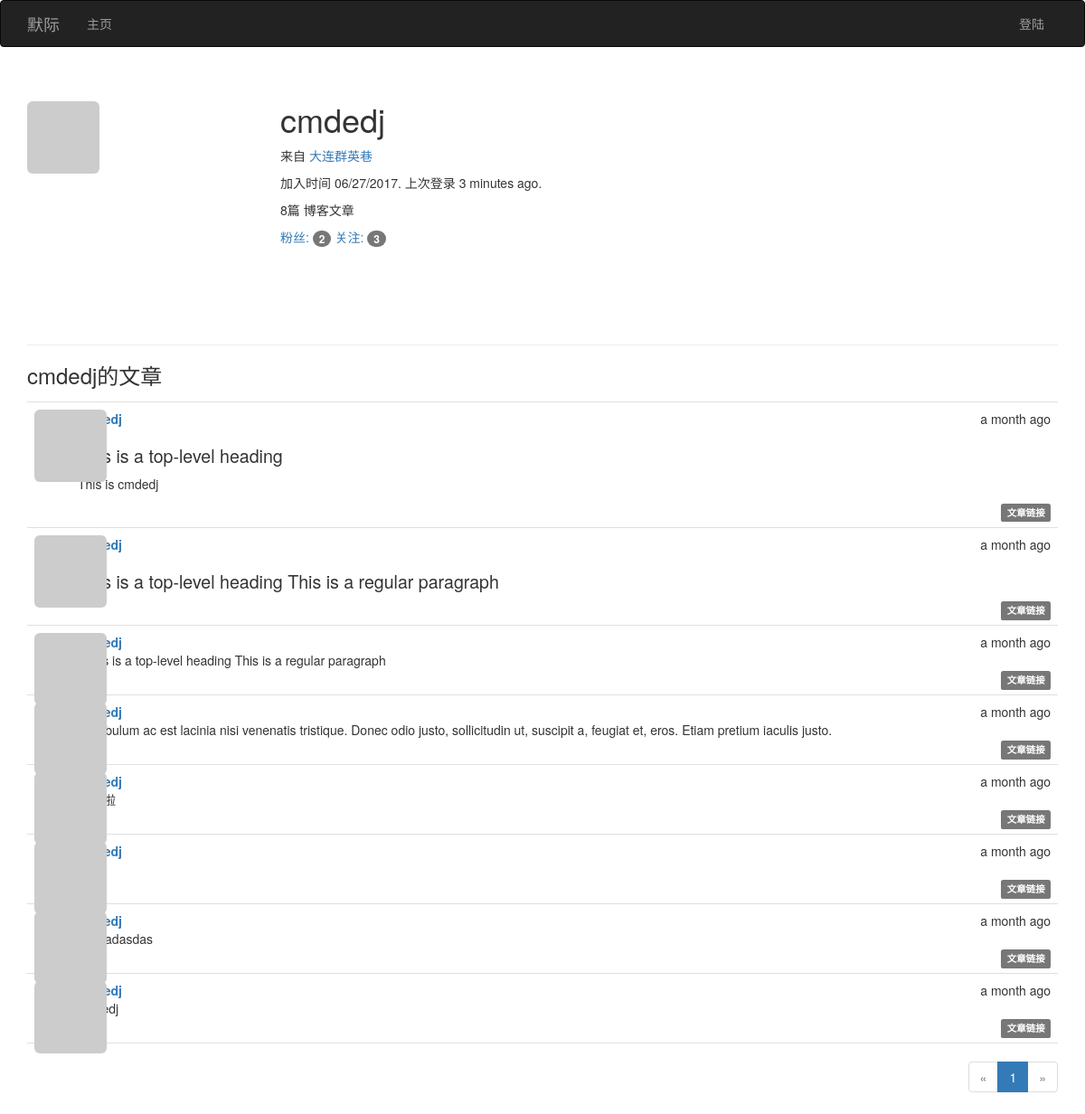
Page /user/cmdedj on the committed database.
### app/models.py (models this page shows, shortened)
class User(UserMixin, db.Model):
	__tablename__ = 'users'
	id = db.Column(db.Integer, primary_key=True)
	email = db.Column(db.String(64), unique=True, index=True)
	username = db.Column(db.String(64), unique=True, index=True)
	password_hash = db.Column(db.String(128))
	role_id = db.Column(db.Integer, db.ForeignKey('roles.id'))
	confirmed = db.Column(db.Boolean, default=False)
	name = db.Column(db.String(64))
	location = db.Column(db.String(64))
	about_me = db.Column(db.Text())
	member_since = db.Column(db.DateTime(), default=datetime.utcnow)
	last_seen = db.Column(db.DateTime(), default=datetime.utcnow)
	avatar_hash = db.Column(db.String(32))
	posts = db.relationship('Post', backref='author', lazy='dynamic')
	followed = db.relationship('Follow',
							   foreign_keys=[Follow.follower_id],
							   backref=db.backref('follower', lazy='joined'),
							   lazy='dynamic',
							   cascade='all, delete-orphan')
	followers = db.relationship('Follow',
								foreign_keys=[Follow.followed_id],
								backref=db.backref('followed', lazy='joined'),
								lazy='dynamic',
								cascade='all, delete-orphan')
	@property
	def password(self):
		raise AttributeError('password is not a readable attribute')
	def gravatar(self, size=100, default='identicon', rating='g'):
		if request.is_secure:
			url = 'https://secure.gravatar.com/avatar'
		else:
			url = 'http://www.gravatar.com/avatar'
		hash = self.avatar_hash or hashlib.md5(self.email.encode('utf-8')).hexdigest()
		return '{url}/{hash}?s={size}&d={default}&r={rating}'.format(url=url, hash=hash, size=size, default=default, rating=rating)

class Post(db.Model):
	__tablename__ = 'posts'
	id = db.Column(db.Integer, primary_key=True)
	body = db.Column(db.Text)
	timestamp = db.Column(db.DateTime, index=True, default=datetime.utcnow)
	author_id = db.Column(db.Integer, db.ForeignKey('users.id'))
	body_html = db.Column(db.Text)

### app/main/views.py (the view)
@main.route('/user/<username>')
def user(username):
    user = User.query.filter_by(username=username).first()
    if user is None:
        abort(404)
    page = request.args.get('page', 1, type=int)
    pagination = user.posts.order_by(Post.timestamp.desc()).paginate(page, per_page=current_app.config['FLASKY_POSTS_PER_PAGE'], error_out=False)
    posts = pagination.items
    return render_template('user.html', user=user, posts=posts, pagination=pagination)

### app/auth/views.py (called while the page is built)
@auth.before_app_request
def before_request():
	if current_user.is_authenticated \
			and not current_user.confirmed \
			and request.endpoint[:5] != 'auth.' \
			and request.endpoint != 'static':
		return redirect(url_for('auth.unconfirmed'))

@auth.before_app_request
def before_request():
	if current_user.is_authenticated:
		current_user.ping()
		if not current_user.confirmed and request.endpoint[:5] != 'auth.':
			return redirect(url_for('auth.unconfirmed'))

### app/main/__init__.py (called while the page is built)
@main.app_context_processor
def inject_permissions():
	return dict(Permission=Permission)

### app/models.py (called while the page is built)
	def can(self, permissions):
		return False

	def is_administrator(self):
		return False

### app/templates/user.html (shortened to what this page needs)
{% extends "base.html" %}
{% import "_macros.html" as macros %}
{% block page_content %}
<div class="page-header">
    <img class="img-rounded profile-thumbnail" src="{{ user.gravatar(size=256) }}">
    <div class="profile-header">
        <h1>{{ user.username }}</h1>
        {% if user.name or user.location %}
        <p>
            {% if user.location %}
                来自 <a href="http://ditu.amap.com/search?query={{ user.location }}">{{ user.location }}</a><br>
            {% endif %}
        </p>
        {% endif %}
        <p>加入时间 {{ moment(user.member_since).format('L') }}. 上次登录 {{ moment(user.last_seen).fromNow() }}.</p>
        <p>{{ user.posts.count() }}篇 博客文章</p>
        <p>
            <a href="{{ url_for('.followers', username=user.username) }}">粉丝: <span class="badge">{{ user.followers.count() - 1 }}</span></a>
            <a href="{{ url_for('.followed_by', username=user.username) }}">关注: <span class="badge">{{ user.followed.count() - 1 }}</span></a>
        </p>
    </div>
</div>
<h3>{{ user.username }}的文章</h3>
{% include '_posts.html' %}
{% if pagination %}
<div class="pagination">
{{ macros.pagination_widget(pagination, '.index') }}
</div>
{% endif %}
{% endblock %}

### app/templates/_posts.html (shortened to what this page needs)
<ul class="posts">
    {% for post in posts %}
    <li class="post">
        <div class="post-thumbnail">
            <a href="{{ url_for('.user', username=post.author.username) }}">
                <img class="img-rounded profile-thumbnail" src="{{ post.author.gravatar(size=40) }}">
            </a>
        </div>
        <div class="post-content">
            <div class="post-date">{{ moment(post.timestamp).fromNow() }}</div>
            <div class="post-author"><a href="{{ url_for('.user', username=post.author.username) }}">{{ post.author.username }}</a></div>
            <div class="post-body">
			{% if post.body_html %}
				{{ post.body_html | safe }}
			{% else %}
				{{ post.body }}
			{% endif %}
			</div>
			<div class="post-footer">
                <a href="{{ url_for('.post', id=post.id) }}">
                    <span class="label label-default">文章链接</span>
                </a>
            </div>
        </div>
    </li>
    {% endfor %}
</ul>

### app/static/styles.css (style rules this page uses)
.profile-thumbnail { position: absolute; }
.profile-header { min-height: 260px; margin-left: 280px; }
ul.posts { list-style-type: none; padding: 0px; margin: 16px 0px 0px 0px; border-top: 1px solid #e0e0e0; }
ul.posts li.post { padding: 8px; border-bottom: 1px solid #e0e0e0; }
div.post-date { float: right; }
div.post-author { font-weight: bold; }
div.post-thumbnail { position: absolute; }
div.post-content { margin-left: 48px; min-height: 48px; }
div.post-footer { text-align: right; }
div.pagination { width: 100%; text-align: right; padding: 0px; margin: 0px; }
.post-body h1 { font-size: 140%; }

### rows in the picture
User: username "cmdedj", location "大连群英巷", member_since "06/27/2017", last_seen "3 minutes ago"
Post: timestamp "a month ago", body_html "This is a top-level heading This is cmdedj"
Post: timestamp "a month ago", body_html "This is a top-level heading This is a regular paragraph"
Post: timestamp "a month ago", body "#This is a top-level heading This is a regular paragraph"
Post: timestamp "a month ago", body "Vestibulum ac est lacinia nisi venenatis tristique. Donec odio justo, sollicitudin ut, suscipit a, feugiat et, eros. Etiam pretium iaculis justo."
Post: timestamp "a month ago"
Post: timestamp "a month ago"
Post: timestamp "a month ago", body "fasdfadasdas"
Post: timestamp "a month ago"

### other values in the picture
{{ user.posts.count() }} "8"
{{ user.followers.count() - 1 }} "2"
{{ user.followed.count() - 1 }} "3"
{{ p }} "1"
